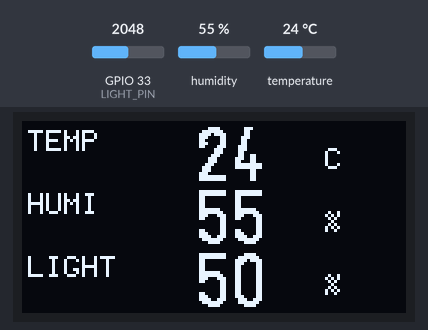
The sketch below on a simulated ESP32. Shown: 128×64 one-colour display. Wiring (inferred from the names in the program): DHT11 sensor: data GPIO 14. Inputs (shaded band) come from the test bench; at power-on: humidity 55 %, GPIO 33 (LIGHT_PIN) = 2048, temperature 24 °C (analog values on the 0–4095 scale). WiFi joins after 1.5 s; servers stay silent unless stated; no MQTT or app messages arrive unless stated; what the sketch prints to the serial monitor is not drawn.

Above: at 5.3 s.
5.4 s: humidity set to 22 %
At 8.0 s:
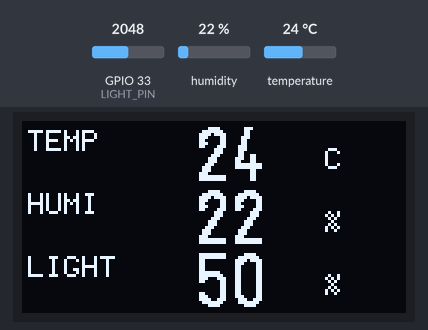
8.3 s: GPIO 33 (LIGHT_PIN) set to 2866
At 12.0 s:
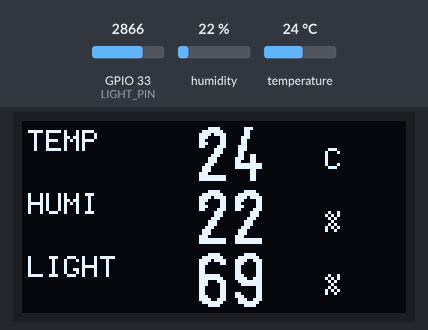
12.6 s: temperature set to 12 °C
At 16.5 s:
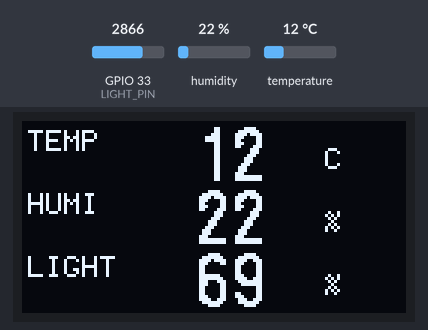
16.8 s: GPIO 33 (LIGHT_PIN) set to 3603
At 20.5 s:
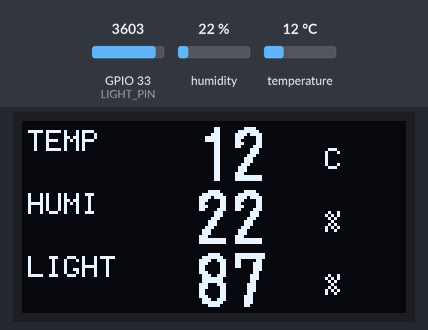
21.0 s: humidity set to 40 %
At 24.2 s:
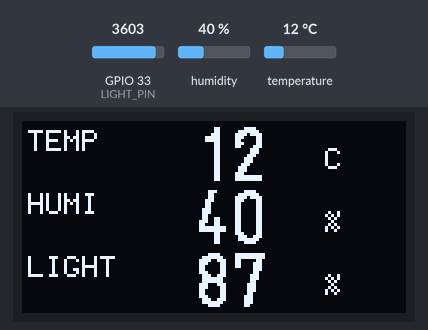
25.3 s: GPIO 33 (LIGHT_PIN) set to 4095
At 28.3 s:
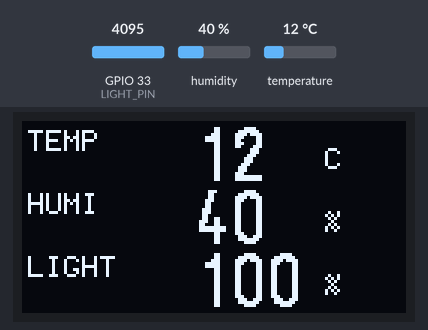
Timing chart, 0 to 29.8 s (numbered marks = the images above; inputs shaded):
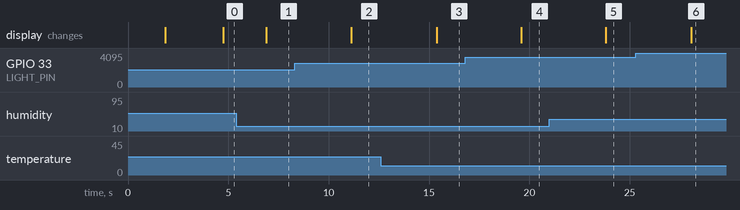

The sketch:

33_ili_mqtt.ino
```cpp
#include <WiFi.h>
#include <PubSubClient.h>
#include <SPI.h>
#include <Wire.h>
#include <Adafruit_GFX.h>
#include <U8g2lib.h>

 const char* WIFI_SSID="YOUR_WIFI_SSID";
 const char* WIFI_PASSWORD="YOUR_WIFI_PASSWORD";
const char* MQTT_HOST="mqttgo.io";
const int MQTT_PORT=1883;
const char* MQTT_TOPIC="elsie/class305/data";

const int TFT_SCK=18,TFT_MOSI=23,TFT_CS=5,TFT_DC=27,TFT_RST=26;
const int W=176,H=220,DHT_PIN=14,LIGHT_PIN=33,OLED_SDA=21,OLED_SCL=22;
const uint16_t BG=0x0841,CARD=0x18E3,CARD2=0x2104,WHITE=0xFFFF,MUTED=0x9CF3;
const uint16_t ORANGE=0xFD20,CYAN=0x07FF,BLUE=0x081F,YELLOW=0xFFE0,GREEN=0x07E0,RED=0xF800;

WiFiClient netClient; PubSubClient mqtt(netClient); unsigned long lastPublish=0,lastMqttTry=0;

void cmd(uint16_t v){digitalWrite(TFT_DC,LOW);digitalWrite(TFT_CS,LOW);SPI.transfer(v>>8);SPI.transfer(v);digitalWrite(TFT_CS,HIGH);}
void dat(uint16_t v){digitalWrite(TFT_DC,HIGH);digitalWrite(TFT_CS,LOW);SPI.transfer(v>>8);SPI.transfer(v);digitalWrite(TFT_CS,HIGH);}
void reg(uint16_t r,uint16_t v){cmd(r);dat(v);}
void iliBegin(){
  digitalWrite(TFT_RST,LOW);delay(50);digitalWrite(TFT_RST,HIGH);delay(50);reg(0x28,0x00CE);reg(0x01,0x011C);reg(0x03,0x1030);reg(0x07,0x0017);delay(50);reg(0x11,0x1000);reg(0x20,0);reg(0x21,0);delay(50);
  reg(0x30,0);reg(0x31,0x00DB);reg(0x32,0);reg(0x33,0);reg(0x34,0x00DB);reg(0x35,0);reg(0x36,0x00AF);reg(0x37,0);reg(0x38,0x00DB);reg(0x39,0);delay(50);
  reg(0x02,0);reg(0x61,0x0103);reg(0xE8,0x1000);reg(0xB0,0x0812);reg(0x0B,0);reg(0x0D,0);reg(0xB1,0x0404);reg(0x62,0x0019);delay(50);reg(0xE8,0x0100);
  reg(0x50,7);reg(0x51,0x0708);reg(0x52,0x0D0A);reg(0x53,0x0404);reg(0x54,7);reg(0x55,0x0706);reg(0x56,0x0D0A);reg(0x57,0x0404);reg(0x58,0);reg(0x59,0);reg(0x20,0);reg(0x21,0);reg(0x07,0x1017);delay(80);
}
void window(int x0,int y0,int x1,int y1){reg(0x36,x1);reg(0x37,x0);reg(0x38,y1);reg(0x39,y0);reg(0x20,x0);reg(0x21,y0);cmd(0x22);}
void fastFill(int x,int y,int w,int h,uint16_t c){if(w<=0||h<=0)return;window(x,y,x+w-1,y+h-1);digitalWrite(TFT_DC,HIGH);digitalWrite(TFT_CS,LOW);for(long i=0;i<(long)w*h;i++){SPI.transfer(c>>8);SPI.transfer(c);}digitalWrite(TFT_CS,HIGH);}
class ILI9225_Adafruit:public Adafruit_GFX{public:ILI9225_Adafruit():Adafruit_GFX(W,H){}void drawPixel(int16_t x,int16_t y,uint16_t c)override{if(x<0||x>=W||y<0||y>=H)return;x=W-1-x;window(x,y,x,y);dat(c);}};
ILI9225_Adafruit tft; U8G2_SSD1306_128X64_NONAME_F_HW_I2C oled(U8G2_R0,U8X8_PIN_NONE);

void drawThermometer(int x,int y,uint16_t c){tft.drawRoundRect(x-5,y-15,10,27,5,c);tft.fillCircle(x,y+12,8,c);tft.fillRoundRect(x-2,y-9,4,22,2,c);tft.fillCircle(x,y+12,4,CARD);tft.fillRoundRect(x-1,y-7,2,17,1,c);}
void drawDrop(int x,int y,uint16_t c){tft.fillTriangle(x,y-16,x-11,y+2,x+11,y+2,c);tft.fillCircle(x,y+3,11,c);tft.fillCircle(x-4,y-1,2,WHITE);}
void drawSun(int x,int y,uint16_t c){tft.fillCircle(x,y,9,c);for(int i=0;i<8;i++){float a=i*0.785398f;tft.drawLine(x+cos(a)*13,y+sin(a)*13,x+cos(a)*19,y+sin(a)*19,c);}}
void drawStatus(){
  fastFill(0,32,W,13,BG);tft.setTextSize(1);tft.setCursor(19,34);tft.setTextColor(WiFi.status()==WL_CONNECTED?GREEN:RED);tft.print("WIFI: ");tft.print(WiFi.status()==WL_CONNECTED?"O":"X");
  tft.setTextColor(mqtt.connected()?GREEN:RED);tft.setCursor(104,34);tft.print("MQTT: ");tft.print(mqtt.connected()?"O":"X");
}
void drawCard(int y,const char* label,int value,const char* unit,uint16_t c,int type,bool valid){
  const int x=7,w=162,h=51;fastFill(x,y,w,h,CARD);tft.drawRoundRect(x,y,w,h,7,c);if(type==0)drawThermometer(26,y+23,c);if(type==1)drawDrop(26,y+23,c);if(type==2)drawSun(26,y+23,c);
  tft.setTextSize(1);tft.setTextColor(MUTED);tft.setCursor(54,y+7);tft.print(label);tft.setTextSize(3);tft.setTextColor(valid?WHITE:MUTED);tft.setCursor(53,y+19);tft.print(valid?value:0);tft.setTextSize(2);tft.setTextColor(c);tft.setCursor(122,y+25);tft.print(unit);int bar=constrain(value,0,100);fastFill(54,y+43,100,3,CARD2);fastFill(54,y+43,bar,3,type==0?ORANGE:c);
}
void drawStaticUI(){fastFill(0,0,W,H,BG);fastFill(0,0,W,31,BLUE);tft.setTextSize(2);tft.setTextColor(WHITE);tft.setCursor(12,7);tft.print("ROOM MONITOR");tft.fillCircle(158,15,6,GREEN);tft.drawCircle(158,15,8,WHITE);drawStatus();drawCard(47,"TEMPERATURE",0,"C",ORANGE,0,false);drawCard(101,"HUMIDITY",0,"%",CYAN,1,false);drawCard(155,"BRIGHTNESS",0,"%",YELLOW,2,true);tft.setTextSize(1);tft.setTextColor(MUTED);tft.setCursor(37,211);tft.print("MQTT JSON / 10 SEC");}
void drawValues(int t,int h,int l,bool valid){drawCard(47,"TEMPERATURE",t,"C",ORANGE,0,valid);drawCard(101,"HUMIDITY",h,"%",CYAN,1,valid);drawCard(155,"BRIGHTNESS",l,"%",YELLOW,2,true);drawStatus();}
void drawOledRow(int y,const char* label,int value,const char* unit,bool valid){char s[8];snprintf(s,sizeof(s),"%d",valid?value:0);oled.setFont(u8g2_font_6x10_tf);oled.drawStr(2,y+10,label);oled.setFont(u8g2_font_logisoso18_tn);oled.drawStr(58,y+20,s);oled.setFont(u8g2_font_6x10_tf);oled.drawStr(101,y+16,unit);}
void drawOled(int t,int h,int l,bool valid){oled.clearBuffer();drawOledRow(0,"TEMP",t,"C",valid);drawOledRow(21,"HUMI",h,"%",valid);drawOledRow(42,"LIGHT",l,"%",true);oled.sendBuffer();}
bool readDHT(int& t,int& h){uint8_t d[5]={0};pinMode(DHT_PIN,OUTPUT);digitalWrite(DHT_PIN,LOW);delay(20);digitalWrite(DHT_PIN,HIGH);delayMicroseconds(30);pinMode(DHT_PIN,INPUT_PULLUP);auto waitLevel=[](uint8_t level,unsigned long timeout){unsigned long s=micros();while(digitalRead(DHT_PIN)!=level)if(micros()-s>timeout)return false;return true;};if(!waitLevel(LOW,100)||!waitLevel(HIGH,100)||!waitLevel(LOW,100))return false;for(int i=0;i<40;i++){if(!waitLevel(HIGH,100))return false;unsigned long s=micros();if(!waitLevel(LOW,100))return false;d[i/8]<<=1;if(micros()-s>40)d[i/8]|=1;}if((uint8_t)(d[0]+d[1]+d[2]+d[3])!=d[4])return false;h=d[0];t=d[2];return true;}

void connectWiFi(){WiFi.mode(WIFI_STA);WiFi.begin(WIFI_SSID,WIFI_PASSWORD);for(int i=0;i<30&&WiFi.status()!=WL_CONNECTED;i++){drawStatus();delay(500);}Serial.println(WiFi.status()==WL_CONNECTED?"WiFi connected":"WiFi failed");drawStatus();}
void connectMQTT(){if(WiFi.status()!=WL_CONNECTED)return;String id="ESP32-"+String((uint32_t)(ESP.getEfuseMac()&0xFFFFFFFF),HEX);mqtt.setServer(MQTT_HOST,MQTT_PORT);if(mqtt.connect(id.c_str()))Serial.println("MQTT connected");else Serial.printf("MQTT failed, state=%d\n",mqtt.state());drawStatus();}
void publishData(int t,int h,int l,bool valid){if(!mqtt.connected())return;char json[80];snprintf(json,sizeof(json),"{\"temp\":%d,\"humi\":%d,\"light\":%d}",valid?t:0,valid?h:0,l);if(mqtt.publish(MQTT_TOPIC,json)){Serial.print("MQTT: ");Serial.println(json);}else Serial.println("MQTT publish failed");}

void setup(){Serial.begin(115200);analogReadResolution(12);analogSetPinAttenuation(LIGHT_PIN,ADC_11db);pinMode(TFT_CS,OUTPUT);pinMode(TFT_DC,OUTPUT);pinMode(TFT_RST,OUTPUT);digitalWrite(TFT_CS,HIGH);SPI.begin(TFT_SCK,-1,TFT_MOSI,TFT_CS);SPI.beginTransaction(SPISettings(8000000,MSBFIRST,SPI_MODE0));iliBegin();tft.setRotation(2);drawStaticUI();SPI.endTransaction();Wire.begin(OLED_SDA,OLED_SCL);oled.begin();drawOled(0,0,0,false);connectWiFi();connectMQTT();}
void loop(){if(WiFi.status()!=WL_CONNECTED){connectWiFi();}if(!mqtt.connected()&&millis()-lastMqttTry>5000){lastMqttTry=millis();connectMQTT();}mqtt.loop();int t=0,h=0,light=constrain(map(analogRead(LIGHT_PIN),0,4095,0,100),0,100);bool valid=readDHT(t,h);SPI.beginTransaction(SPISettings(8000000,MSBFIRST,SPI_MODE0));drawValues(t,h,light,valid);SPI.endTransaction();drawOled(t,h,light,valid);if(millis()-lastPublish>=10000){lastPublish=millis();publishData(t,h,light,valid);}delay(1000);}
```

Measured:
- after the input at 5.4 s, the display: changes after 1.5 s (image 1)
- after the input at 8.3 s, the display: changes after 2.8 s (image 2)
- after the input at 12.6 s, the display: changes after 2.8 s (image 3)
- after the input at 16.8 s, the display: changes after 2.8 s (image 4)
- after the input at 21.0 s, the display: changes after 2.8 s (image 5)
- after the input at 25.3 s, the display: changes after 2.8 s (image 6)
